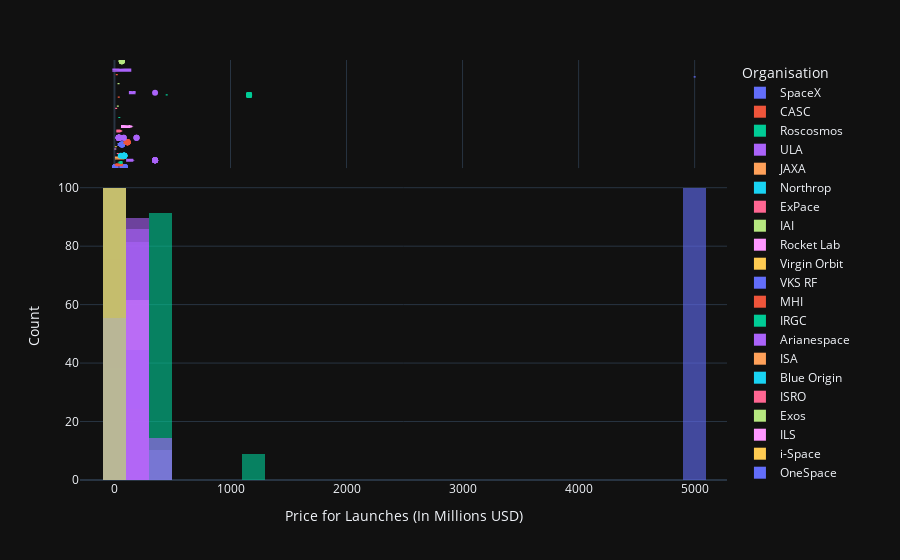

Notebook code for this chart:
### Code cell
hist = px.histogram(df_data_clean,
                    x='Price',
                    color='Organisation',
                    nbins=30,
                    opacity=0.6,
                    barmode='overlay',
                    histnorm='percent',
                    marginal='box',)

hist.update_layout(xaxis_title='Price for Launches (In Millions USD)',
                   yaxis_title='Count',)

hist.show()
